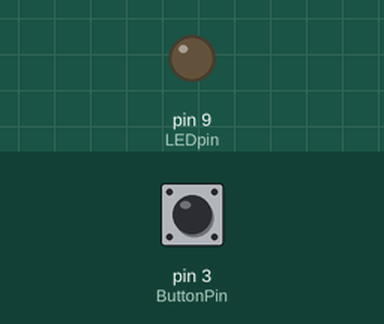
A sketch run on a simulated Arduino Uno, built with avr-gcc and run on an emulated ATmega328P. Shown: output pins drawn as LEDs (lit = HIGH). The inputs (shaded band) are chosen by the test bench; at power-on: pin 3 (ButtonPin) HIGH. What the sketch prints to the serial monitor is not drawn.

Above: at 1.2 s.
1.3 s: pin 3 (ButtonPin) pulled LOW for 0.15 s
At 2.5 s:
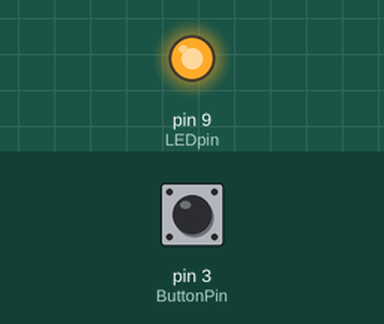
2.9 s: pin 3 (ButtonPin) pulled LOW for 1 s
At 3.8 s:
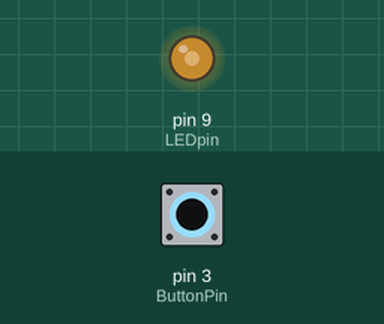
5.4 s: pin 3 (ButtonPin) pulsed LOW 2 times (0.12 s each, 0.3 s apart)
At 5.55 s:
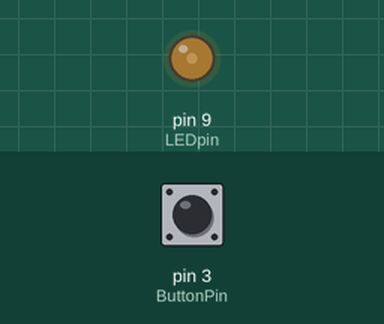
9.0 s: pin 3 (ButtonPin) pulled LOW for 3.2 s
At 9.9 s:
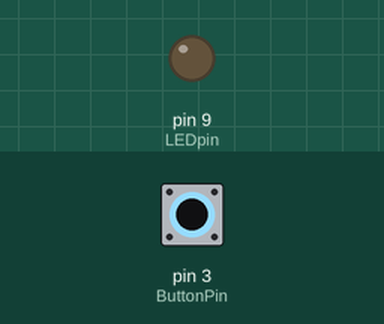
Timing chart, 0 to 12.0 s (numbered marks = the images above; inputs shaded):
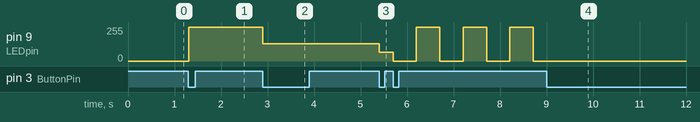

The sketch:

LightBoxUpdated.ino
```cpp
// Author: Kelsey Li

int OperatingMode = 0; // could make it go from 0 to 4 for each of the operating modes
//operating modes: 0 = off, 1 = bright, 2 = mid-bright, 3 = dim, 4 = flashing
bool ButtonPushed = false; //making this variable global because the variable state needs to be shared between setup, loop, function, etc.
// could also do this as bool ButtonPushed = TRUE; which is a smaller memory variable
int ledState = 0; //blinking LED state
int LEDpin = 9;       //pin for the LED
int ButtonPin = 3;    //pin for the button, only 2 and 3 are digital pins usable for interrupts on the arduino
int PWMout = 0;
unsigned long prevButtonTime = 0;
unsigned long prevLEDtime = 0;

void setup() {
  Serial.begin(9600); //for testing serial monitor in lab
  pinMode(ButtonPin, INPUT);
  pinMode(LEDpin, OUTPUT);
  attachInterrupt(digitalPinToInterrupt(ButtonPin), button_pushed, FALLING);
}

void loop() {
  set_Operating_Mode();

  set_LED_output_mode();

  shine_LED();

  Serial.print(PWMout);
  Serial.print('\n');
  //  Serial.print(ledState);
  //Serial.print('\n');
}

void button_pushed() {
  ButtonPushed = true; //or ButtonPushed = true if using as a boolean;
}

void set_Operating_Mode() {
  if (ButtonPushed == true) {

    if (millis() - prevButtonTime > 200) { // makes sure no double detection of button press, 0.2 s
      OperatingMode = OperatingMode + 1;
      prevButtonTime = millis();
      if (OperatingMode == 5) {
        OperatingMode = 0;
      }
    }
    ButtonPushed = false;
  }
}


void set_LED_output_mode() {
  switch (OperatingMode) {
    // operating modes: 0 = off, 1 = bright, 2 = mid-bright, 3 = dim, 4 = flashing
    case 0:
      PWMout = 0; //off
      break;

    case 1:
      PWMout = 255; //brightest
      break;

    case 2:
      PWMout = 128; //medium brightness
      break;

    case 3:
      PWMout = 64; //dim
      break;

    case 4:
      flashing_light(); //flashing at 2 Hz
      break;
  }

}

void flashing_light() {
  unsigned long currLEDtime = millis();        //built in Arduino times
  if (currLEDtime - prevLEDtime >= 500) {      // 500ms delay = 2Hz blinking rate
    prevLEDtime = currLEDtime;
    if (PWMout == 0) {                       //if LED state off
      PWMout = 255;                             //then set LED state on
    }
    else {                                         //else LED state on
      PWMout = 0;                              //then set LED state off
    }
  }

}

void shine_LED() {
  analogWrite(LEDpin, PWMout);
}
```

Measured:
- after the input at 1.3 s, pin 9 (LEDpin): 0/255 → 255/255 at once
- after the input at 2.9 s, pin 9 (LEDpin): 255/255 → 128/255 at once
- after the input at 5.4 s, pin 9 (LEDpin): 128/255 → 64/255 at once, then repeats every 1.0 s: 0/255 0.50 s, 255/255 0.50 s
- after the input at 9.0 s, pin 9 (LEDpin): stops changing and stays 0/255
